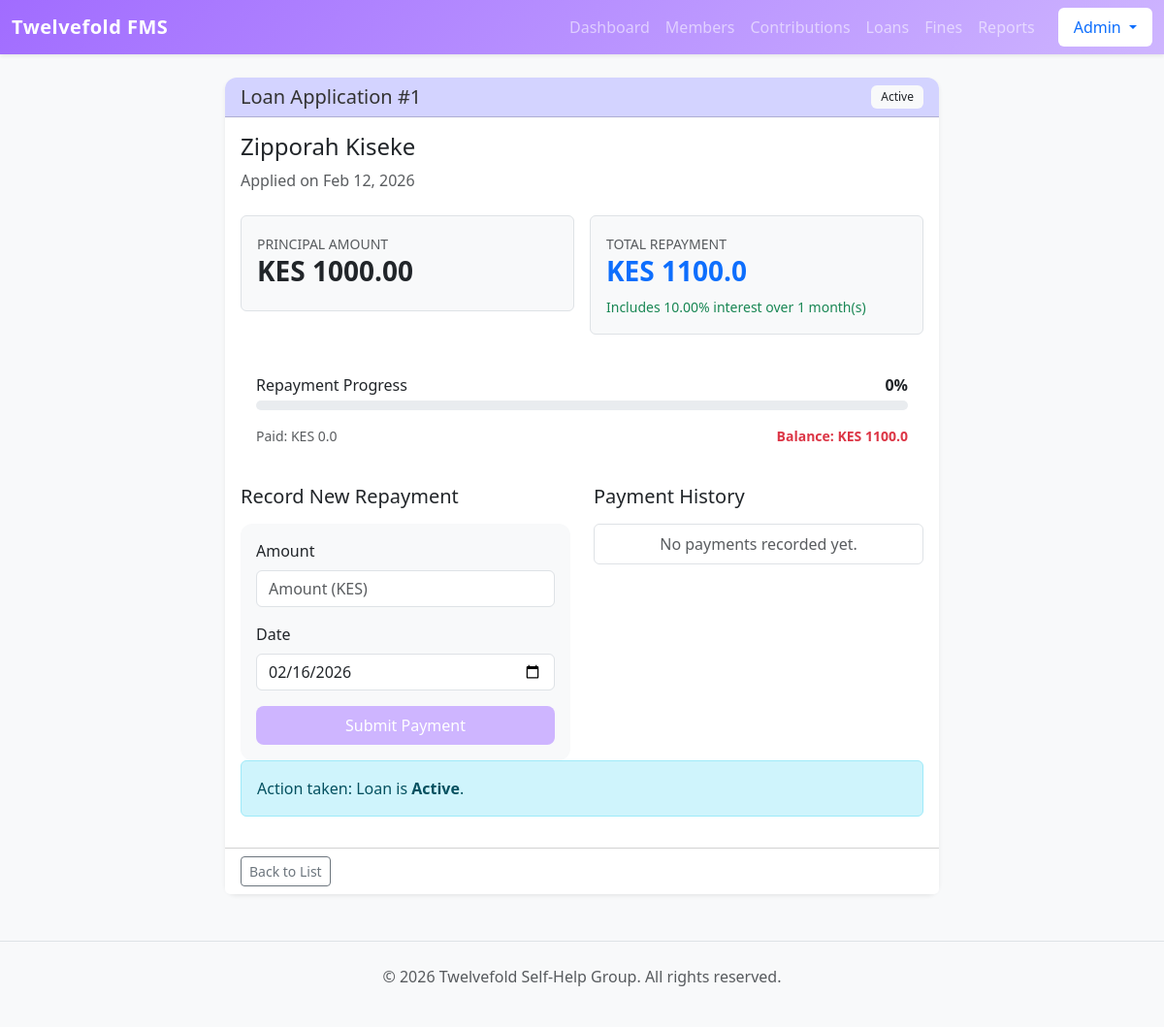
The app's page /finance/loans/1/ (signed in), older data.
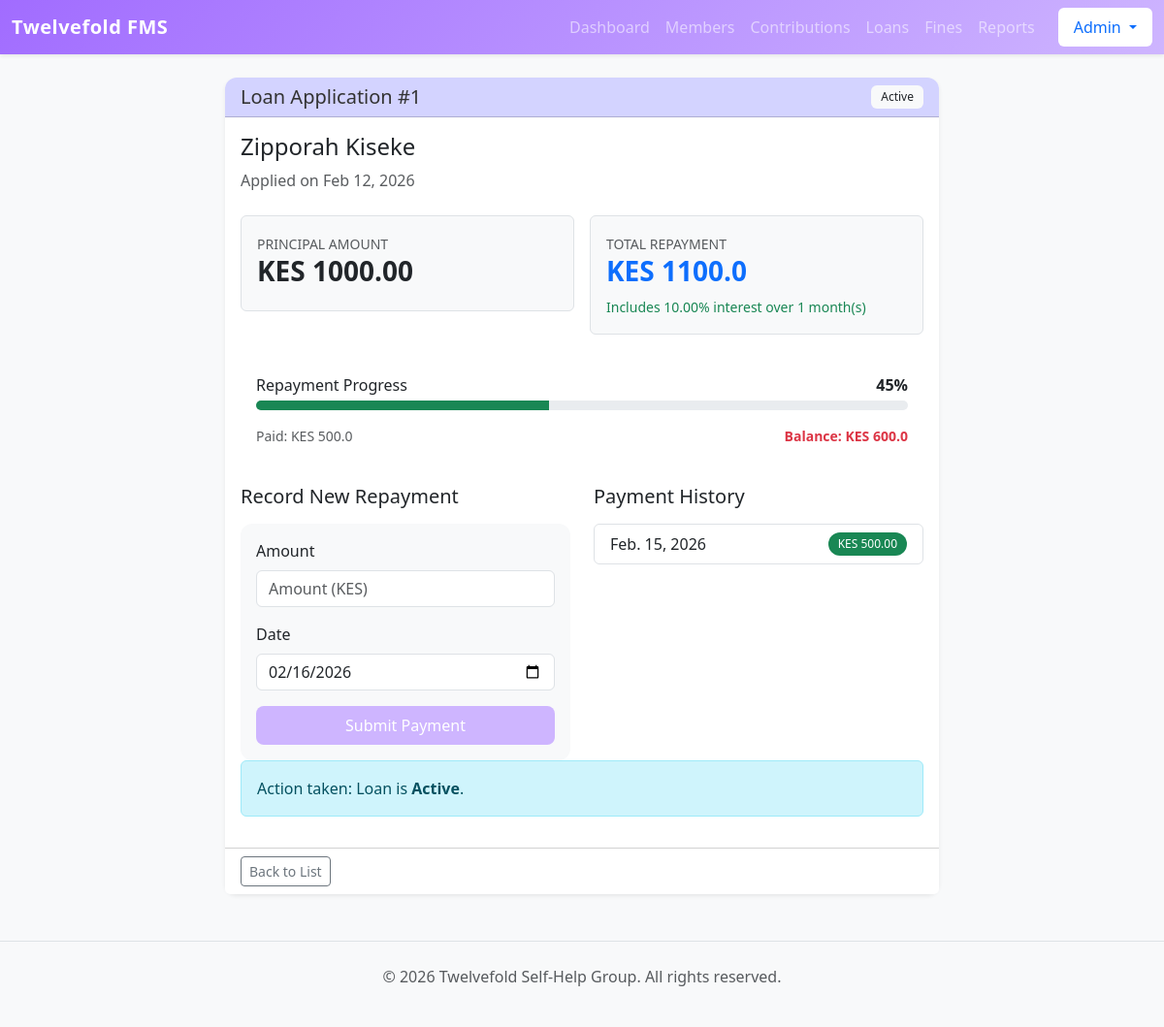
The same page, newer data.
### finance/models.py (models this page shows, shortened)
class Loan(models.Model):
    member = models.ForeignKey(Member, on_delete=models.CASCADE)
    principal_amount = models.DecimalField(max_digits=10, decimal_places=2)
    interest_rate = models.DecimalField(max_digits=5, decimal_places=2, default=10.00)
    duration_months = models.IntegerField(default=1)
    issue_date = models.DateField(default=timezone.now)
    STATUS_CHOICES = [
        ('Pending', 'Pending'),
        ('Approved', 'Approved'),
        ('Active', 'Active'),
        ('Paid', 'Paid'),
        ('Rejected', 'Rejected'),
    ]
    status = models.CharField(max_length=15, choices=STATUS_CHOICES, default='Pending')
    @property
    def total_repayment(self):
        rate_decimal = self.interest_rate / 100
        amount = float(self.principal_amount) * ((1 + float(rate_decimal)) ** self.duration_months)
        return round(amount, 2)
    @property
    def total_paid(self):
        total = self.repayments.aggregate(Sum('amount'))['amount__sum']
        return float(total) if total else 0.00
    @property
    def outstanding_balance(self):
        return round(self.total_repayment - self.total_paid, 2)
    @property
    def progress_percentage(self):
        if self.total_repayment == 0: return 0
        percent = (self.total_paid / self.total_repayment) * 100
        return int(percent)

class Repayment(models.Model):
    loan = models.ForeignKey(Loan, on_delete=models.CASCADE, related_name='repayments')
    amount = models.DecimalField(max_digits=10, decimal_places=2)
    date_paid = models.DateField(default=timezone.now)

### members/models.py (models this page shows)
class Member(models.Model):
    first_name = models.CharField(max_length=50)
    last_name = models.CharField(max_length=50)
    phone_number = models.CharField(
        max_length=15,
        unique=True,
        help_text="Format: 07XX XXX XXX"
    )
    date_joined = models.DateField(default=timezone.now)
    monthly_contribution_amount = models.DecimalField(
        max_digits=10,
        decimal_places=2,
        default=1000.00
    )
    is_active = models.BooleanField(default=True)
    def __str__(self):
        return f"{self.first_name} {self.last_name}"
    class Meta:
        ordering = ['first_name']

### finance/views.py (the view, shortened to what this page needs)
# urls.py: path('loans/<int:loan_id>/', views.loan_detail, name='loan_detail'),
@login_required
def loan_detail(request, loan_id):
    loan = get_object_or_404(Loan, id=loan_id)
    repayment_form = RepaymentForm()  # Empty form for GET requests
    return render(request, 'finance/loan_detail.html', {
        'loan': loan,
        'repayment_form': repayment_form
    })

### finance/forms.py
class RepaymentForm(forms.ModelForm):
    class Meta:
        model = Repayment
        fields = ['amount', 'date_paid']
        widgets = {
            'amount': forms.NumberInput(attrs={'class': 'form-control', 'placeholder': 'Amount (KES)'}),
            'date_paid': forms.DateInput(attrs={'class': 'form-control', 'type': 'date'}),
        }

### templates/finance/loan_detail.html (shortened to what the changed rows need)
<!DOCTYPE html>
<html lang="en">
<head>
</head>
<body>
{% extends 'base.html' %}
{% block content %}
<div class="row justify-content-center">
    <div class="col-md-8">
        <div class="card shadow-sm">
            <div class="card-header card-header-custom d-flex justify-content-between align-items-center">
                <h5 class="mb-0">Loan Application #{{ loan.id }}</h5>
                <span class="badge bg-light text-dark">{{ loan.status }}</span>
            </div>
            <div class="card-body">
                <h4 class="card-title">{{ loan.member }}</h4>
                <p class="text-muted mb-4">Applied on {{ loan.issue_date|date:"M d, Y" }}</p>
                <div class="row g-3 mb-4">
                    <div class="col-md-6">
                        <div class="p-3 bg-light rounded border">
                            <small class="text-muted text-uppercase">Principal Amount</small>
                            <h3 class="fw-bold text-dark">KES {{ loan.principal_amount }}</h3>
                        </div>
                    </div>
                    <div class="col-md-6">
                        <div class="p-3 bg-light rounded border">
                            <small class="text-muted text-uppercase">Total Repayment</small>
                            <h3 class="fw-bold text-primary">KES {{ loan.total_repayment }}</h3>
                            <small class="text-success">
                                Includes {{ loan.interest_rate }}% interest over {{ loan.duration_months }} month(s)
                            </small>
                        </div>
                    </div>
                </div>
                <div class="card mb-4">
            <div class="card-body">
                <div class="d-flex justify-content-between mb-1">
                    <span>Repayment Progress</span>
                    <span class="fw-bold">{{ loan.progress_percentage }}%</span>
                </div>
                <div class="progress mb-3" style="height: 10px;">
                    <div class="progress-bar bg-success" role="progressbar" style="width: {{ loan.progress_percentage }}%"></div>
                </div>
                <div class="d-flex justify-content-between text-muted">
                    <small>Paid: KES {{ loan.total_paid }}</small>
                    <small class="fw-bold text-danger">Balance: KES {{ loan.outstanding_balance }}</small>
                </div>
            </div>
        </div>
                {% if loan.status == 'Active' %}
                <div class="row">
                    <div class="col-md-6">
                    </div>
                    <div class="col-md-6">
                        <ul class="list-group">
                            {% for payment in loan.repayments.all %}
                            <li class="list-group-item d-flex justify-content-between align-items-center">
                                {{ payment.date_paid }}
                                <span class="badge bg-success rounded-pill">KES {{ payment.amount }}</span>
                            </li>
                            {% empty %}
                            <li class="list-group-item text-muted text-center">No payments recorded yet.</li>
                            {% endfor %}
                        </ul>
                    </div>
                </div>
                {% endif %}
                {% if loan.status == 'Pending' %}
                <div class="alert alert-warning">
                    <i class="bi bi-exclamation-triangle"></i> This loan is pending approval. Verify the member's eligibility before proceeding.
                </div>
                            {% if user.is_staff %}
                <form method="post" class="d-flex gap-2">
                    {% csrf_token %}
                    <button type="submit" name="action" value="approve" class="btn btn-success flex-grow-1">
                        Approve & Activate Loan
                    </button>
                    <button type="submit" name="action" value="reject" class="btn btn-danger">
                        Reject
                    </button>
                </form>
            {% else %}
                {% if loan.status == 'Pending' %}
                    <div class="alert alert-secondary">
                        Waiting for Treasurer approval.
                    </div>
                {% endif %}
            {% endif %}
                {% else %}
                <div class="alert alert-info">
                    Action taken: Loan is <strong>{{ loan.status }}</strong>.
                </div>
                {% endif %}
            </div>
        </div>
    </div>
</div>
{% endblock %}

Row changes from the older to the newer data that the page shows:
computed for Loan "Active": progress_percentage "0" → "45"; total_paid "0.0" → "500.0"; outstanding_balance "1100.0" → "600.0"
added Repayment: date_paid "Feb. 15, 2026", amount "500.00"
Text that changed along with them:
text no longer shown: "No payments recorded yet."
